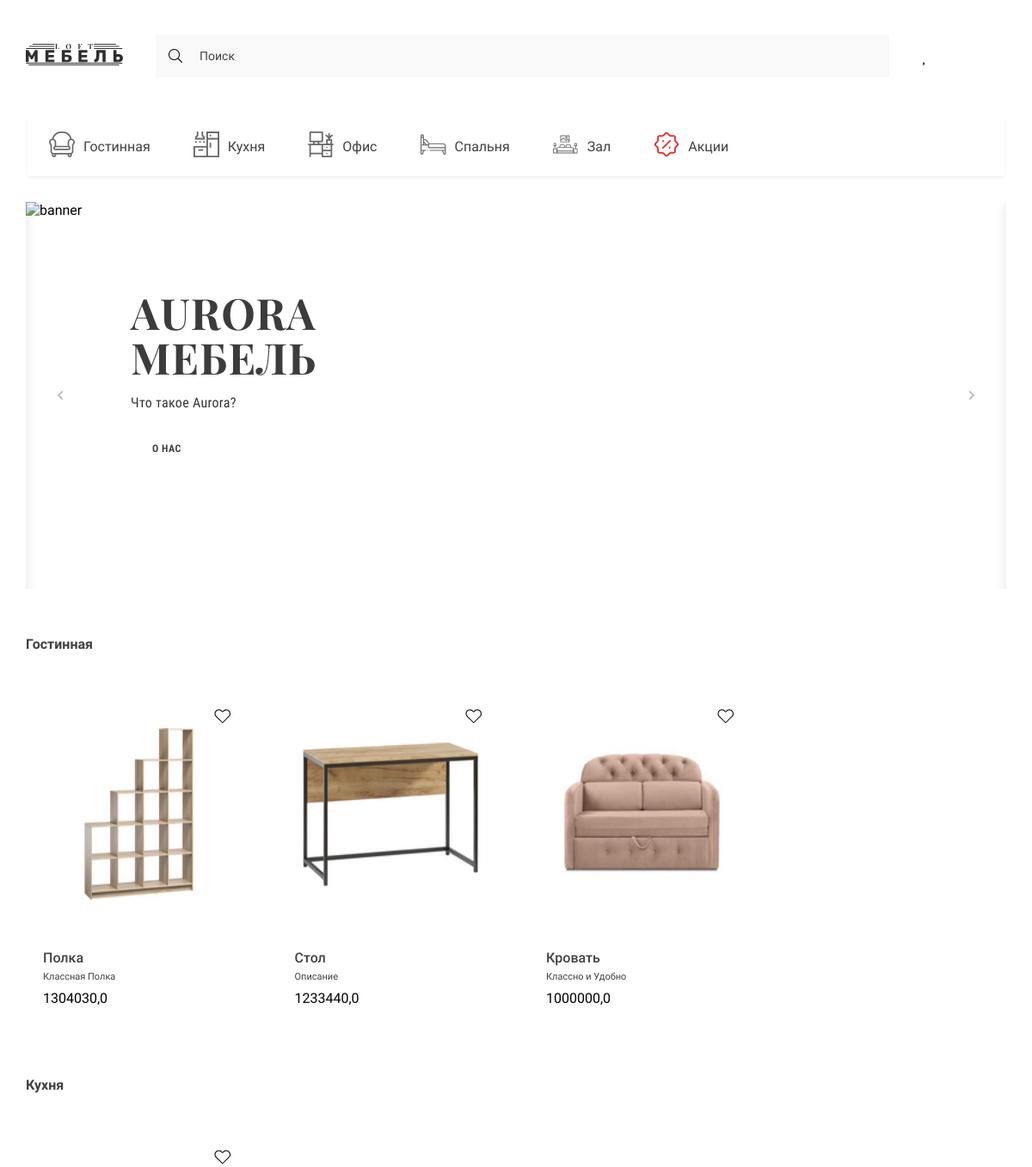
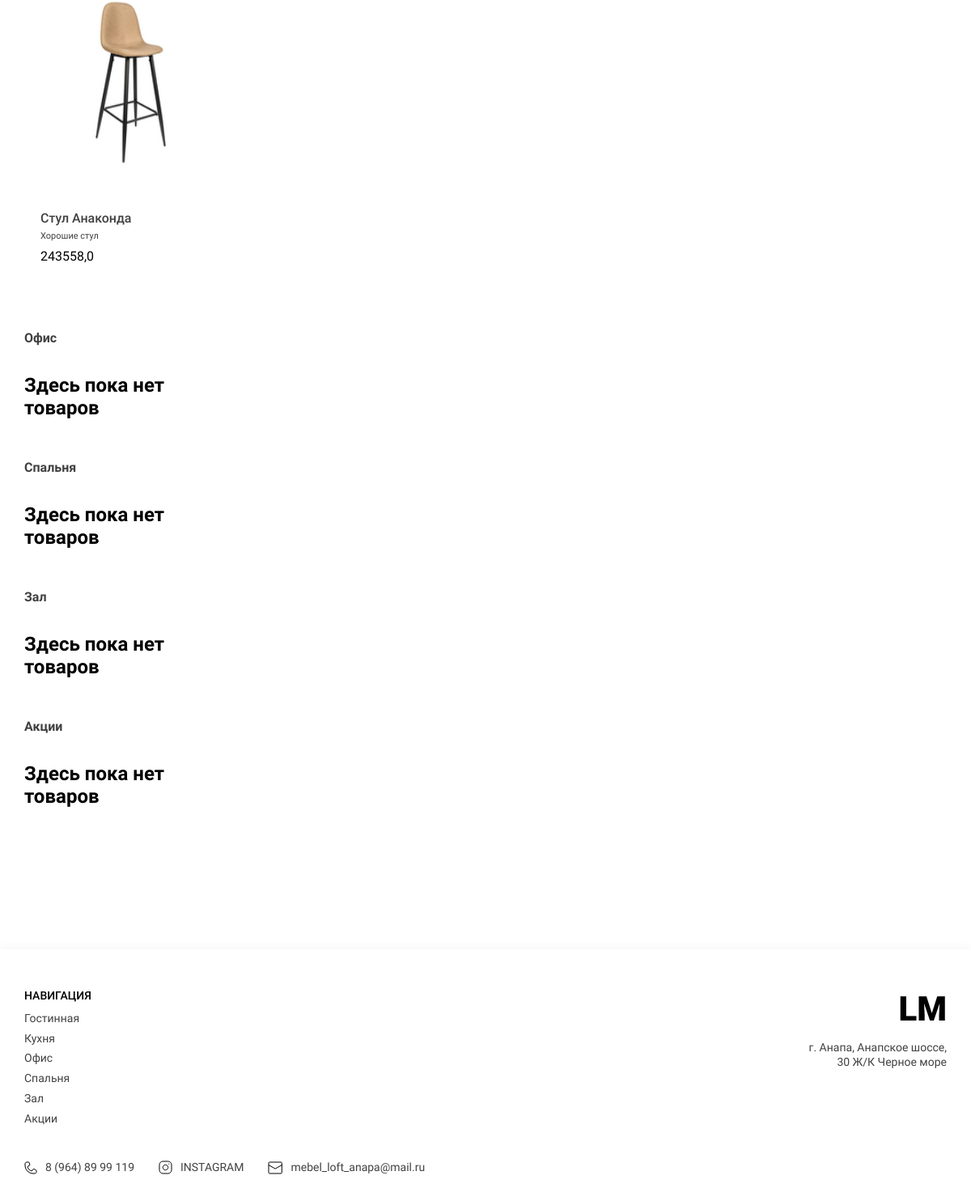
The page / on the database its author committed (2 pictures, top to bottom).
### mebel_app/models.py (models this page shows, shortened)
class Category(models.Model):
    title = models.CharField(max_length=255, verbose_name='Категория', unique=True)
    image = models.FileField(upload_to='categories/', verbose_name='Иконка')
    slug = models.SlugField(unique=True, null=True, verbose_name='Слаг')
    def get_absolute_url(self):
        return reverse('category', kwargs={'slug': self.slug})
    def __str__(self):
        return self.title
    class Meta:
        verbose_name = 'Категория'
        verbose_name_plural = 'Категории'

class Product(models.Model):
    title = models.CharField(max_length=255, verbose_name='Название товара', unique=True)
    color = models.CharField(max_length=50, verbose_name='Цвет')
    price = models.FloatField(max_length=20, verbose_name='Цена')
    category = models.ForeignKey(Category, on_delete=models.CASCADE, verbose_name='Категория', related_name='products')
    description = models.TextField(verbose_name='Описание товара')
    quantity = models.IntegerField(verbose_name='Кол-во на складе')
    slug = models.SlugField(unique=True, verbose_name='Слаг')
    def get_absolute_url(self):
        return reverse('product', kwargs={'slug': self.slug})
    def get_first_photo(self):
        if self.images:
            try:
                return self.images.first().photo.url
            except:
                return 'D:\Мухаммад Азиз\Диплогм\Проект\assets\icons\LOGO.svg'
        else:
            return 'D:\Мухаммад Азиз\Диплогм\Проект\assets\icons\LOGO.svg'
    def get_height_size(self):
        if self.sizes:
            try:
                return self.sizes.first().height
            except:
                return '0'
        else:
            return '0'
    def get_width_size(self):
        if self.sizes:
            try:
                return self.sizes.first().width
            except:
                return '0'
        else:
            return '0'
    def get_depth_size(self):
        if self.sizes:
            try:
                return self.sizes.first().depth
            except:
                return '0'
        else:
            return '0'
    class Meta:
        verbose_name = 'Товар'
        verbose_name_plural = 'Товары'

class Gallery(models.Model):
    product = models.ForeignKey(Product, verbose_name='Товар', on_delete=models.CASCADE, related_name='images')
    photo = models.ImageField(upload_to='product/', null=True, blank=True, verbose_name='Изображения')
    class Meta:
        verbose_name = 'Изображение'
        verbose_name_plural = 'Галерея товаров'

### mebel_app/views.py (the view)
# urls.py: path('', ProductList.as_view(), name='product_list'),
class ProductList(ListView):
    model = Product
    extra_context = {
        'title': 'Aurora: Главная страница'
    }
    template_name = 'mebel_app/product_list.html'
    context_object_name = 'categories'
    def get_queryset(self):
        categories = Category.objects.all()
        data = []
        for category in categories:
            products = category.products.all()[:4]
            if category.image:
                image = category.image.url
            else:
                image = '-'
            data.append({
                'title': category,
                'products': products,
                'image': image
            })
        return data

### mebel_app/templatetags/mebel_app_tags.py (called while the page is built)
@register.simple_tag()
def get_categories():
    categories = Category.objects.all()
    return categories

### mebel_app/templates/mebel_app/product_list.html (shortened to what this page needs)
{% extends 'base.html' %}
{% block main %}
<main class="main">
    <div class="container">
        <section class="products">
            {% for category in categories %}
            <div class="mt-4" style="margin: 25px  auto;">
                <h2 class="products__title">{{ category.title }}</h2>
                <div class="products__content">
                    {% for product in category.products %}
                    <div class="products__item">
                        {% include 'mebel_app/components/_product_card.html' %}
                    </div>                        {% empty %}
<h2>Здесь пока нет товаров</h2>
                    {% endfor %}
                </div>
            </div>
            {% endfor %}
        </section>
    </div>
</main>
{% endblock main %}

### templates/components/_category.html
              {% load mebel_app_tags %}
<div class="padding-left" style="
    max-width: 1136px;
    width: 100%;
    margin: 25px  auto;
">
  {% get_categories as categories %}
                    <ul class="header__list _categories">
   {% for category in categories %}
                        <li>
                            <a href="{{ category.get_absolute_url }}" class="header__list-links">
                                <span class="header__list-img">
                                    <img src="{{ category.image.url }}" alt="icons" width="30" height="30">
                                </span>
                                {{ category }}
                            </a>
                        </li>
    {% endfor %}
                    </ul>
</div>

### mebel_app/templates/mebel_app/components/_product_card.html (shortened to what this page needs)
{% load static %}
{% load mebel_app_tags %}
{% if request.user.is_authenticated %}
{% get_favourite_products request.user as fav_products %}
{% endif %}
<div class="heart">
    {% if product in fav_products and  request.user.is_authenticated %}
    <a href="{% url 'save_or_del' product.slug %}" class="product_card_basket-link basket_icon">
        <svg width="20" height="18" viewBox="0 0 20 18" fill="red"
             xmlns="http://www.w3.org/2000/svg">
            <path
                    d="M10 3.42445C10.1556 3.42445 10.3022 3.35205 10.3969 3.2286C10.3969 3.22853 10.397 3.22847 10.397 3.2284L10.3972 3.22815L10.4006 3.22378L10.4168 3.20326C10.4318 3.18451 10.4549 3.15589 10.4858 3.11882C10.5476 3.04462 10.6402 2.93682 10.7604 2.80662C11.0013 2.5456 11.3498 2.19785 11.7789 1.85114C12.6505 1.14689 13.7893 0.5 15 0.5C17.5018 0.5 19.5 2.45298 19.5 4.82534C19.5 5.82642 19.2983 7.54989 18.0555 9.65158C16.8108 11.7565 14.5058 14.2679 10.2563 16.8148C10.1799 16.86 10.0912 16.8844 10 16.8844C9.90878 16.8844 9.82009 16.86 9.74371 16.8148C5.49418 14.2679 3.18917 11.7565 1.94451 9.65158C0.701742 7.54989 0.5 5.82642 0.5 4.82534C0.5 2.45298 2.4982 0.5 5 0.5C6.21069 0.5 7.34951 1.14689 8.22114 1.85114C8.65025 2.19785 8.99868 2.5456 9.23959 2.80662C9.35976 2.93682 9.45243 3.04462 9.51424 3.11882C9.54512 3.15589 9.56825 3.18451 9.58319 3.20326L9.5994 3.22378L9.6028 3.22815L9.60299 3.2284C9.60305 3.22847 9.6031 3.22853 9.60315 3.2286L9.60323 3.2287C9.69785 3.35209 9.84449 3.42445 10 3.42445Z"
                    stroke="white" stroke-linecap="round" stroke-linejoin="round"/>
        </svg>
  </a>
        {% else %}
    <a href="{% url 'save_or_del' product.slug %}" class="product_card_basket-link basket_icon">
        </a>
            {% endif %}
</div>
<div class="product-item">
    <a href="{{ product.get_absolute_url }}">
        <img src="{{ product.get_first_photo }}" alt=""
             class="products__item-img" height="200" width="200"></a>
    <div class="products__item-text">
        <h3 class="products__item-title">{{ product.title }}</h3>
        <div class="products__item-desrc">{{ product.description }}</div>
        <div class="products__item-price">{{ product.price }}</div>
    </div>
</div>

### templates/components/_footer.html
{% load static %}
              {% load mebel_app_tags %}
<footer class="footer">
    <div class="container">
        <div class="footer__content">
            <div class="footer__navigate">
                <div class="footer__navigate-part">
                    <h2 class="footer__navigate-title">НАВИГАЦИЯ</h2>
                    <div class="footer__navigate-lists">
                          {% get_categories as categories %}
                        <ul class="footer__navigate-list">
                            {% for category in categories %}
                            <li><a href="{{ category.get_absolute_url }}" class="footer__navigate-links">{{ category.title }}</a></li>
{% endfor %}
                        </ul>
                    </div>
                </div>
                <div class="footer__navigate-part _right">
                    <a href="./index.html" class="footer__logo">LM</a>
                    <p class="footer__adress">г. Анапа, Анапское шоссе, 30 Ж/К Черное море</p>
                </div>
            </div>
            <div class="footer__social">
                <ul class="footer__social-list">
                    <li>
                        <a href="tel:89648999119" class="footer__social-links">
                            <img src="{% static 'mebel_app/assets/icons/phone.svg' %}" alt="phone">
                            8 (964) 89 99 119
                        </a>
                    </li>
                    <li>
                        <a href="https://www.instagram.com/habibaziz33" target="_blank" class="footer__social-links">
                            <img src="{% static 'mebel_app/assets/icons/inst.svg' %}" alt="insta">
                            INSTAGRAM
                        </a>
                    </li>
                    <li>
                        <a href="mailto:mebel_loft_anapa@mail.ru" target="_blank" class="footer__social-links">
                            <img src="{% static 'mebel_app//assets/icons/mail.svg' %}" alt="mail">
                            mebel_loft_anapa@mail.ru
                        </a>
                    </li>
                </ul>
            </div>
        </div>
    </div>
</footer>

### mebel_app/static/mebel_app/style/style.css (style rules this page uses)
:root { --containerWidth: 1140px; --primaryColor: #414141; --primaryFont: 'Roboto'; --mainColor: #245462; }
* { padding: 0; margin: 0; box-sizing: border-box; text-decoration: none; list-style: none; font-family: var(--primaryFont); }
.container { width: 100%; max-width: calc(var(--containerWidth) + 30px); margin: 0 auto; padding: 0 15px; }
.nav__content-bars, ._categories, .nav__list-links>img, .nav__bars-open, ._truck { display: none; }
.header__list { display: flex; justify-content: space-between; align-items: center; }
.header__list._categories { justify-content: flex-start; width: 100%; overflow-x: scroll; background: #FFFFFF; box-shadow: 0px 2px 4px rgba(0, 0, 0, 0.07); margin-bottom: 30px; }
.header__list-links { padding: 24px 25px; display: flex; justify-content: center; align-items: center; height: 70px; transition: background .3s linear, color .3s linear; width: max-content; font-family: 'Roboto'; font-size: 16px; line-height: 19px; color: #414141; }
.header__list-links img { margin-right: 10px; min-width: 18px; transition: filter .3s linear; }
.main { width: 100%; flex-grow: 1; padding-bottom: 150px; }
.products { width: 100%; display: flex; flex-direction: column; margin-top: 30px; }
.products__title { font-size: 16px; line-height: 19px; color: #414141; margin-bottom: 35px; }
.products__content { width: 100%; display: grid; grid-template-columns: repeat(4, minmax(137.67px, 263px)); column-gap: 30px; row-gap: 10px; }
.products__item { display: flex; justify-content: center; flex-direction: column; align-items: center; padding: 53px 20px 32px; transition: transform .3s linear; position: relative; }
.products__item-text { width: 100%; margin-top: 54px; }
.products__item-title { font-weight: 500; font-size: 16px; line-height: 19px; color: #414141; }
.products__item-desrc { font-size: 11px; line-height: 13px; color: #414141; margin: 6px 0 9px; }
.heart { position: absolute; top: 21px; right: 15px; display: flex; padding: 10px; }
.products__item-img { width: 100%; }
.footer { width: 100%; padding: 49px 0 32px; background: #FFFFFF; box-shadow: 0px -4px 10px rgba(0, 0, 0, 0.03); }
.footer__content { width: 100%; display: flex; flex-direction: column; justify-content: center; }
.footer__navigate { display: flex; width: 100%; justify-content: space-between; margin-bottom: 35px; }
.footer__navigate-part._right { text-align: right; }
.footer__navigate-title { font-weight: 500; font-size: 14px; line-height: 126.69%; color: #000000; margin-bottom: 10px; text-transform: uppercase; }
.footer__navigate-lists { display: flex; }
.footer__navigate-list { display: flex; flex-direction: column; align-items: flex-start; justify-content: flex-start; }
.footer__navigate-links { font-size: 14px; line-height: 126.69%; color: #414141; display: block; margin-bottom: 7.24px; transition: color .3s linear; }
.footer__logo { font-weight: 900; font-size: 42px; line-height: 49px; color: #000000; display: block; margin-bottom: 15px; }
.footer__adress { font-size: 14px; line-height: 126.69%; text-align: right; color: #414141; width: 100%; max-width: 171px; }
.footer__social { display: flex; justify-content: space-between; width: 100%; }
.footer__social-list { display: flex; justify-content: center; text-align: right; align-items: center; }
.footer__social-links { display: flex; justify-content: center; align-items: center; font-size: 14px; line-height: 126.69%; color: #414141; margin-right: 30px; }
.footer__social-list li:last-child .footer__social-links { margin-right: 0; }
.footer__social-links img { margin-right: 10px; }

### rows shown on the page
Category: image (picture), title "Гостинная"
Category: image (picture), title "Кухня"
Category: image (picture), title "Офис"
Category: image (picture), title "Спальня"
Category: image (picture), title "Зал"
Category: image (picture), title "Акции"
Product: get_first_photo (picture), title "Полка", description "Классная Полка", price "1304030,0"
Product: get_first_photo (picture), title "Стол", description "Описание", price "1233440,0"
Product: get_first_photo (picture), title "Кровать", description "Классно и Удобно", price "1000000,0"
Product: get_first_photo (picture), title "Стул Анаконда", description "Хорошие стул", price "243558,0"
